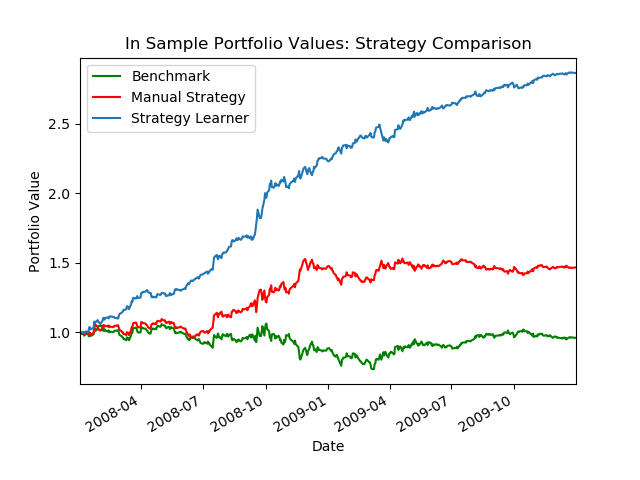

Reproduce this figure in Python.
import datetime as dt

import ManualStrategy as ml
import StrategyLearner as sl
import indicators as ind
import marketsimcode as ms
import matplotlib.pyplot as plt
import numpy as np
import pandas as pd
import util


def author():
    """
      :return: The GT username of the student
      :rtype: str
      """
    return "cjimenez36"


def run_experiment_one():
    # Setup
    symbol = "JPM"
    sd = dt.datetime(2008, 1, 1)
    ed = dt.datetime(2009, 12, 31)
    sv = 100000
    commission = 9.95
    impact = 0.005

    # Manual Strategy
    manual = ml.testPolicy(symbol=symbol, sd=sd, ed=ed, sv=sv)
    manual_pv = ms.compute_portvals(
        manual,
        symbol=symbol,
        start_val=sv,
        commission=commission,
        impact=impact,
    )

    # Benchmark
    benchmark = manual.copy()
    benchmark["Order"] = 0
    benchmark["Order"][0] = 1000
    benchmark_pv = ms.compute_portvals(
        benchmark,
        symbol=symbol,
        start_val=sv,
        commission=commission,
        impact=impact,
    )

    # Strategy Learner
    learner = sl.StrategyLearner()
    learner.add_evidence(symbol=symbol, sd=sd, ed=ed, sv=sv)
    strategy = learner.testPolicy(symbol=symbol, sd=sd, ed=ed, sv=sv)
    strategy_pv = ms.compute_portvals(orders_df=strategy, start_val=sv, commission=commission, impact=impact)

    # Normalize
    strategy_pv = strategy_pv / strategy_pv[0]
    manual_pv = manual_pv / manual_pv[0]
    benchmark_pv = benchmark_pv / benchmark_pv[0]

    # Experiment 1 Plot
    benchmark_pv.plot(label="Benchmark", legend=True, color="green")
    manual_pv.plot(label="Manual Strategy", legend=True, color="red")
    strategy_pv.plot(label="Strategy Learner", legend=True)
    plt.xlabel("Date")
    plt.ylabel("Portfolio Value")
    plt.title("In Sample Portfolio Values: Strategy Comparison")
    plt.savefig("experiment1.png")
    plt.close()

    # Manual Strategy Plots
    # Manual vs Benchmark
    benchmark_pv.plot(label="Benchmark", legend=True, color="green")
    manual_pv.plot(label="Manual Strategy", legend=True, color="red")
    short = manual.loc[manual.Order < 0].index.to_list()
    long = manual.loc[manual.Order > 0].index.to_list()
    xmin, xmax, ymin, ymax = plt.axis()
    plt.xlabel("Date")
    plt.ylabel("Portfolio Value")
    plt.title("Benchmark vs Manual Strategy Portfolio Values: In-Sample")
    plt.vlines(short, ymin=ymin, ymax=ymax, colors="black")
    plt.vlines(long, ymin=ymin, ymax=ymax, colors="blue")
    plt.savefig("manualis.png")
    plt.close()


    # Manual Strategy Out of Sample
    sd = dt.datetime(2010, 1, 1)
    ed = dt.datetime(2011, 12, 31)
    manual = ml.testPolicy(symbol=symbol, sd=sd, ed=ed, sv=sv)
    manual_pv = ms.compute_portvals(
        manual,
        symbol=symbol,
        start_val=sv,
        commission=commission,
        impact=impact,
    )

    # Benchmark
    benchmark = manual.copy()
    benchmark["Order"] = 0
    benchmark["Order"][0] = 1000
    benchmark_pv = ms.compute_portvals(
        benchmark,
        symbol=symbol,
        start_val=sv,
        commission=commission,
        impact=impact,
    )
    # Normalize
    manual_pv = manual_pv / manual_pv[0]
    benchmark_pv = benchmark_pv / benchmark_pv[0]

    # Experiment 1 Plot
    benchmark_pv.plot(label="Benchmark", legend=True, color="green")
    manual_pv.plot(label="Manual Strategy", legend=True, color="red")
    short = manual.loc[manual.Order < 0].index.to_list()
    long = manual.loc[manual.Order > 0].index.to_list()
    xmin, xmax, ymin, ymax = plt.axis()
    plt.xlabel("Date")
    plt.ylabel("Portfolio Value")
    plt.title("Benchmark vs Manual Strategy Portfolio Values: Out of Sample")
    plt.vlines(short, ymin=ymin, ymax=ymax, colors="black")
    plt.vlines(long, ymin=ymin, ymax=ymax, colors="blue")
    plt.savefig("manualoos.png")
    plt.close()


if __name__ == "__main__":
    pass
